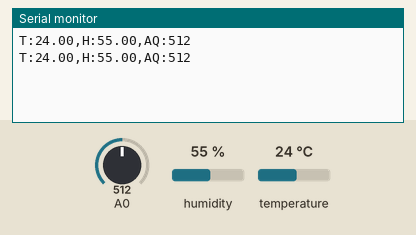
The sketch below on a simulated Arduino Uno, built with avr-gcc and run on an emulated ATmega328P. Shown: the last lines printed to the serial monitor. The test bench sets the inputs (shaded band); at power-on: humidity 55 %, A0 = 512, temperature 24 °C.

Above: at 2.8 s.
2.9 s: humidity set to 22 %
At 5.2 s:
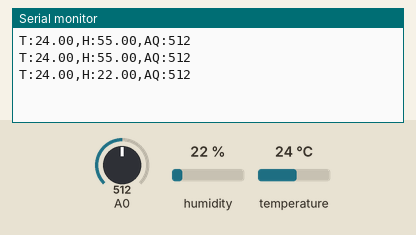
5.6 s: A0 set to 716
At 6.5 s:
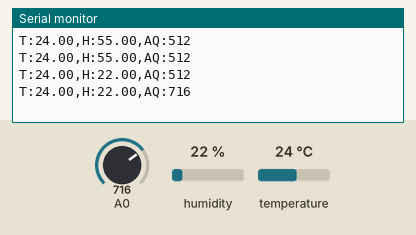
8.3 s: temperature set to 12 °C
At 10.8 s:
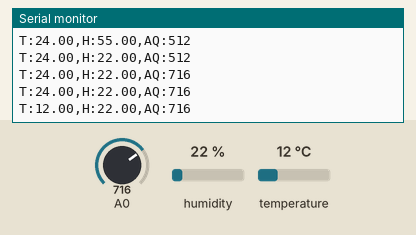
11.0 s: A0 set to 900
At 12.5 s:
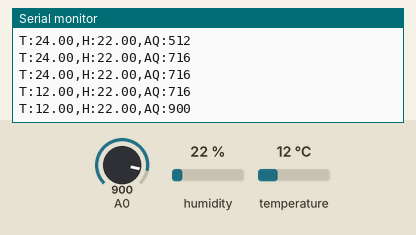
13.7 s: humidity set to 40 %
At 14.9 s:
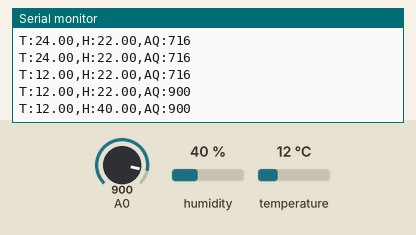
Timing chart, 0 to 16.7 s (numbered marks = the images above; inputs shaded):
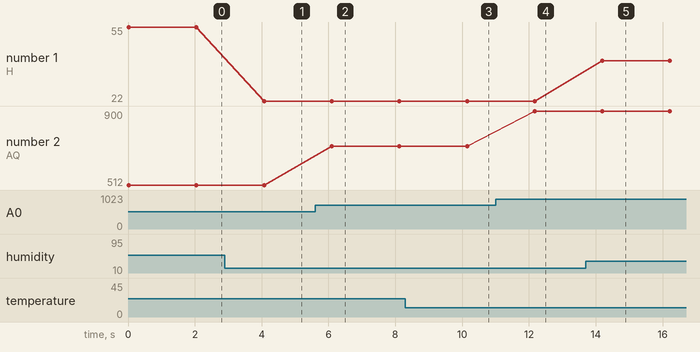

The sketch:

arduino_code.ino
```cpp
#include <DHT.h>

#define DHTPIN 2
#define DHTTYPE DHT11
DHT dht(DHTPIN, DHTTYPE);

void setup() {
  Serial.begin(9600);
  dht.begin();
}

void loop() {
  float humidity = dht.readHumidity();
  float temperature = dht.readTemperature();
  int airQuality = analogRead(A0);  // MQ135 on A0

  if (!isnan(humidity) && !isnan(temperature)) {
    Serial.print("T:");
    Serial.print(temperature);
    Serial.print(",H:");
    Serial.print(humidity);
    Serial.print(",AQ:");
    Serial.println(airQuality);
  }
  delay(2000);
}
```

Measured:
- after the input at 2.9 s, the serial monitor: prints a new line after 1.2 s (image 1)
- after the input at 5.6 s, the serial monitor: prints a new line after 0.50 s (image 2)
- after the input at 8.3 s, the serial monitor: prints a new line after 1.8 s (image 3)
- after the input at 11.0 s, the serial monitor: prints a new line after 1.2 s (image 4)
- after the input at 13.7 s, the serial monitor: prints a new line after 0.49 s (image 5)
- plotted number 1: 55 → 22 after the input at 2.9 s, 22 → 40 after the input at 13.7 s
- plotted number 2: 512 → 716 after the input at 5.6 s, 716 → 900 after the input at 11.0 s
